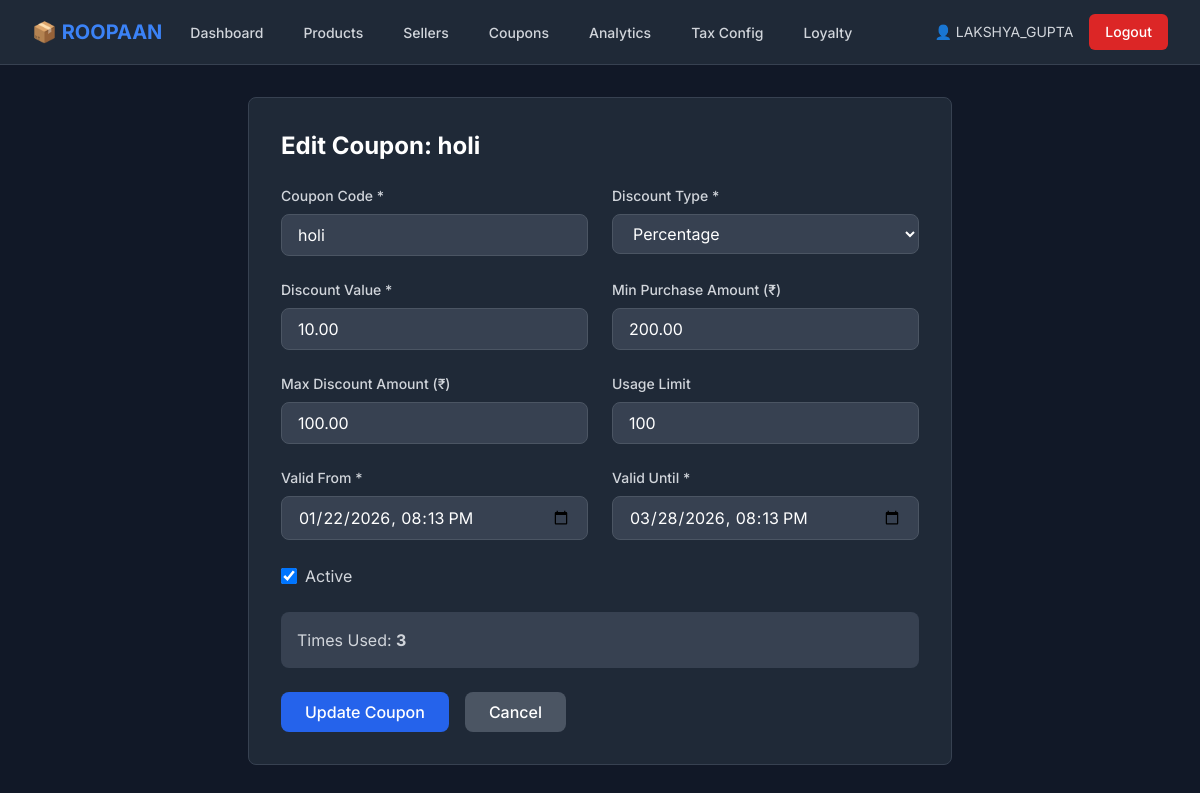
Screenshot of /inventory/coupons/edit/1/ (signed in) with the database file from the repository.
### inventory/models.py (models this page shows, shortened)
class User(AbstractUser):
    USER_TYPE_CHOICES = [
        ('inventory', 'Inventory Manager'),
        ('seller', 'Seller'),
    ]
    user_type = models.CharField(max_length=20, choices=USER_TYPE_CHOICES, default='inventory')
    phone = models.CharField(max_length=15, blank=True, null=True)

class Coupon(models.Model):
    DISCOUNT_TYPE_CHOICES = [
        ('percentage', 'Percentage'),
        ('fixed', 'Fixed Amount'),
    ]
    code = models.CharField(max_length=50, unique=True)
    discount_type = models.CharField(max_length=20, choices=DISCOUNT_TYPE_CHOICES, default='percentage')
    discount_value = models.DecimalField(
        max_digits=10,
        decimal_places=2,
        validators=[MinValueValidator(Decimal('0.00'))]
    )
    min_purchase_amount = models.DecimalField(
        max_digits=10,
        decimal_places=2,
        default=Decimal('0.00'),
        validators=[MinValueValidator(Decimal('0.00'))]
    )
    max_discount_amount = models.DecimalField(
        max_digits=10,
        decimal_places=2,
        null=True,
        blank=True,
        validators=[MinValueValidator(Decimal('0.00'))]
    )
    is_active = models.BooleanField(default=True)
    valid_from = models.DateTimeField()
    valid_until = models.DateTimeField()
    usage_limit = models.IntegerField(null=True, blank=True)
    times_used = models.IntegerField(default=0)
    created_at = models.DateTimeField(auto_now_add=True)
    created_by = models.ForeignKey(User, on_delete=models.SET_NULL, null=True)

### inventory/views.py (the view)
# urls.py: path('coupons/edit/<int:coupon_id>/', views.edit_coupon, name='edit_coupon'),
@login_required
@user_passes_test(is_inventory_manager)
def edit_coupon(request, coupon_id):
    coupon = get_object_or_404(Coupon, id=coupon_id)
    if request.method == 'POST':
        form = CouponForm(request.POST, instance=coupon)
        if form.is_valid():
            form.save()
            messages.success(request, 'Coupon updated successfully!')
            return redirect('inventory:coupon_list')
    else:
        form = CouponForm(instance=coupon)
    return render(request, 'inventory/edit_coupon.html', {'form': form, 'coupon': coupon})

### inventory/views.py (called while the page is built)
def is_inventory_manager(user):
    return user.is_authenticated and user.user_type == 'inventory'

### templates/inventory/edit_coupon.html (shortened to what this page needs)
{% extends 'base.html' %}
{% block content %}
<div class="max-w-3xl mx-auto px-4 sm:px-6 lg:px-8 py-8">
    <div class="bg-gray-800 rounded-lg p-8 border border-gray-700">
        <h1 class="text-2xl font-bold text-white mb-6">Edit Coupon: {{ coupon.code }}</h1>
        <form method="POST" class="space-y-6">
            <div class="grid grid-cols-1 md:grid-cols-2 gap-6">
                <div>
                    <label class="block text-sm font-medium text-gray-300 mb-2">Coupon Code *</label>
                    {{ form.code }}
                </div>
                <div>
                    <label class="block text-sm font-medium text-gray-300 mb-2">Discount Type *</label>
                    {{ form.discount_type }}
                </div>
                <div>
                    <label class="block text-sm font-medium text-gray-300 mb-2">Discount Value *</label>
                    {{ form.discount_value }}
                </div>
                <div>
                    <label class="block text-sm font-medium text-gray-300 mb-2">Min Purchase Amount (₹)</label>
                    {{ form.min_purchase_amount }}
                </div>
                <div>
                    <label class="block text-sm font-medium text-gray-300 mb-2">Max Discount Amount (₹)</label>
                    {{ form.max_discount_amount }}
                </div>
                <div>
                    <label class="block text-sm font-medium text-gray-300 mb-2">Usage Limit</label>
                    {{ form.usage_limit }}
                </div>
                <div>
                    <label class="block text-sm font-medium text-gray-300 mb-2">Valid From *</label>
                    {{ form.valid_from }}
                </div>
                <div>
                    <label class="block text-sm font-medium text-gray-300 mb-2">Valid Until *</label>
                    {{ form.valid_until }}
                </div>
            </div>
            <div class="flex items-center">
                <label class="flex items-center cursor-pointer">
                    {{ form.is_active }}
                    <span class="ml-2 text-gray-300">Active</span>
                </label>
            </div>
            <div class="bg-gray-700 rounded-lg p-4">
                <p class="text-gray-300">Times Used: <span class="font-bold">{{ coupon.times_used }}</span></p>
            </div>
            <div class="flex gap-4">
                <button type="submit" class="bg-blue-600 hover:bg-blue-700 text-white font-medium py-2 px-6 rounded-lg">
                    Update Coupon
                </button>
                <a href="{% url 'inventory:coupon_list' %}" class="bg-gray-600 hover:bg-gray-700 text-white font-medium py-2 px-6 rounded-lg">
                    Cancel
                </a>
            </div>
        </form>
    </div>
</div>
{% endblock %}

### templates/base.html (shortened to what this page needs)
<!DOCTYPE html>
<html lang="en" class="dark">
<head>
    <script src="https://cdn.tailwindcss.com"></script>
</head>
<body class="bg-gray-900 text-gray-100">
    {% if user.is_authenticated %}
    <nav class="bg-gray-800 border-b border-gray-700">
        <div class="max-w-7xl mx-auto px-4 sm:px-6 lg:px-8">
            <div class="flex justify-between h-16">
                <div class="flex">
                    <div class="flex-shrink-0 flex items-center">
                        <h1 class="text-xl font-bold text-blue-500">📦 ROOPAAN</h1>
                    </div>
                    <div class="hidden sm:ml-6 sm:flex sm:space-x-8">
                        {% if user.user_type == 'inventory' %}
                        <a href="{% url 'inventory:dashboard' %}" class="border-transparent text-gray-300 hover:border-gray-300 hover:text-white inline-flex items-center px-1 pt-1 border-b-2 text-sm font-medium">
                            Dashboard
                        </a>
                        <a href="{% url 'inventory:product_list' %}" class="border-transparent text-gray-300 hover:border-gray-300 hover:text-white inline-flex items-center px-1 pt-1 border-b-2 text-sm font-medium">
                            Products
                        </a>
                        <a href="{% url 'inventory:seller_list' %}" class="border-transparent text-gray-300 hover:border-gray-300 hover:text-white inline-flex items-center px-1 pt-1 border-b-2 text-sm font-medium">
                            Sellers
                        </a>
                        <a href="{% url 'inventory:coupon_list' %}" class="border-transparent text-gray-300 hover:border-gray-300 hover:text-white inline-flex items-center px-1 pt-1 border-b-2 text-sm font-medium">
                            Coupons
                        </a>
                        <a href="{% url 'analytics:dashboard' %}" class="border-transparent text-gray-300 hover:border-gray-300 hover:text-white inline-flex items-center px-1 pt-1 border-b-2 text-sm font-medium">
                            Analytics
                        </a>
                        <a href="{% url 'inventory:tax_config' %}" class="border-transparent text-gray-300 hover:border-gray-300 hover:text-white inline-flex items-center px-1 pt-1 border-b-2 text-sm font-medium">
                            Tax Config
                        </a>
                        <a href="{% url 'inventory:loyalty_config' %}" class="border-transparent text-gray-300 hover:border-gray-300 hover:text-white inline-flex items-center px-1 pt-1 border-b-2 text-sm font-medium">
                            Loyalty
                        </a>
                        {% endif %}
                    </div>
                </div>
                <div class="flex items-center">
                    <span class="text-gray-300 text-sm mr-4">👤 {{ user.username }}</span>
                    <a href="{% url 'logout' %}" class="bg-red-600 hover:bg-red-700 text-white px-4 py-2 rounded-md text-sm font-medium">
                        Logout
                    </a>
                </div>
            </div>
        </div>
    </nav>
    {% endif %}
    <main>
        {% block content %}
        {% endblock %}
    </main>
</body>
</html>

### templates/base.html (style rules this page uses)
body { font-family: 'Inter', sans-serif; }

### rows the page displays
User: username "LAKSHYA_GUPTA"
Coupon: code "holi", discount_type "Percentage", discount_value "10.00", min_purchase_amount "200.00", max_discount_amount "100.00", usage_limit "100", valid_from "01/22/2026 20:13", valid_until "03/28/2026 20:13", is_active "☑", times_used "3"
